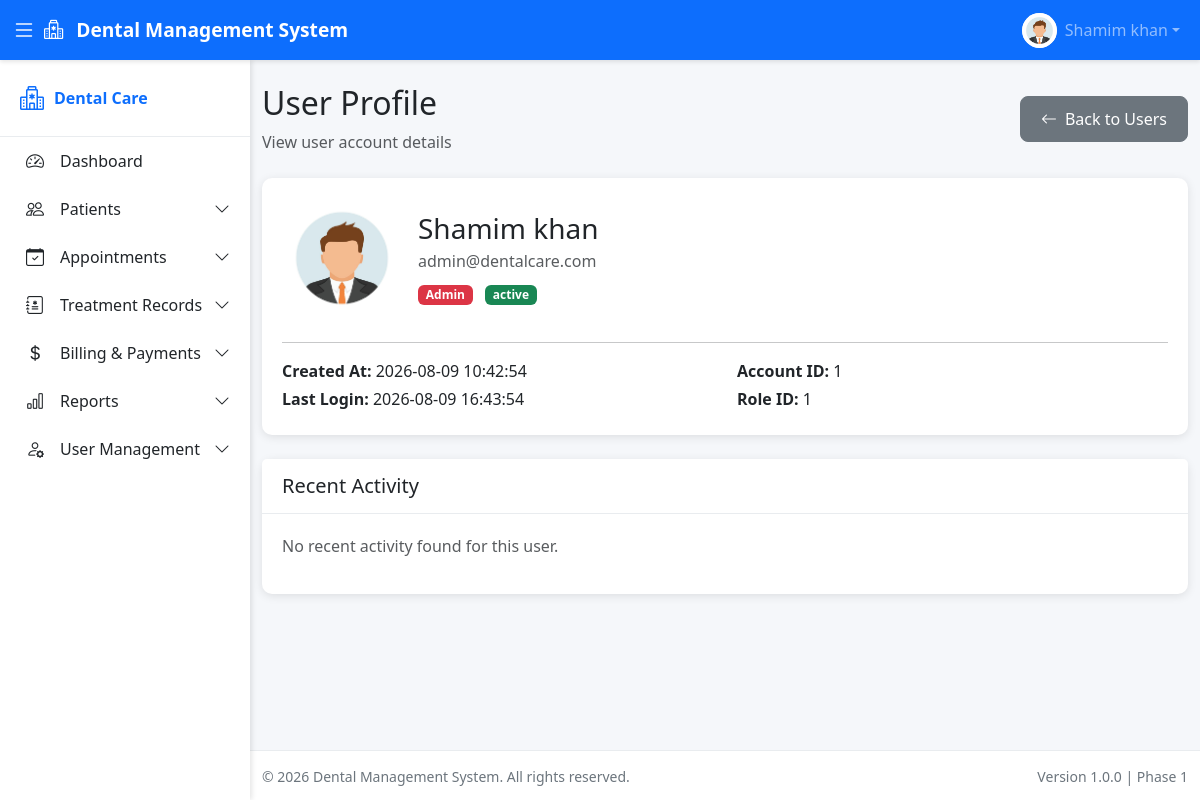
Screenshot of /modules/users/view.php?id=1 (signed in) with the database file from the repository.
### tables this page shows
CREATE TABLE `users` (
  `id` int(11) NOT NULL AUTO_INCREMENT,
  `role_id` int(11) NOT NULL,
  `full_name` varchar(100) NOT NULL,
  `email` varchar(100) NOT NULL,
  `phone` varchar(20) DEFAULT NULL,
  `password` varchar(255) NOT NULL,
  `avatar` varchar(255) DEFAULT NULL,
  `status` enum('active','inactive') DEFAULT 'active',
  `last_login` datetime DEFAULT NULL,
  `created_at` timestamp NOT NULL DEFAULT current_timestamp(),
  `updated_at` timestamp NOT NULL DEFAULT current_timestamp() ON UPDATE current_timestamp(),
  PRIMARY KEY (`id`),
  UNIQUE KEY `email` (`email`),
  KEY `idx_email` (`email`),
  KEY `idx_role_id` (`role_id`),
  CONSTRAINT `users_ibfk_1` FOREIGN KEY (`role_id`) REFERENCES `roles` (`id`)
);

CREATE TABLE `roles` (
  `id` int(11) NOT NULL AUTO_INCREMENT,
  `role_name` varchar(50) NOT NULL,
  `created_at` timestamp NOT NULL DEFAULT current_timestamp(),
  PRIMARY KEY (`id`),
  UNIQUE KEY `role_name` (`role_name`)
);

### modules/users/helpers.php (called while the page is built, shortened)
<?php
function getRoleBadgeClass($roleName) {
    switch ($roleName) {
        case 'Admin':
            return 'bg-danger';
    }
}
function getStatusBadgeClass($status) {
    switch ($status) {
        case 'active':
            return 'bg-success';
    }
}
?>

### modules/users/view.php (the view, shortened to what this page needs)
<?php
require_once __DIR__ . '/helpers.php';
$userId = intval($_GET['id'] ?? 0);
$stmt = $pdo->prepare("SELECT u.*, r.role_name FROM users u JOIN roles r ON u.role_id = r.id WHERE u.id = ?");
$stmt->execute([$userId]);
$userData = $stmt->fetch();
$stmt = $pdo->prepare("SELECT al.id, al.user_id, al.action, al.description, al.ip_address, al.created_at, u.full_name as actor_name
                      FROM activity_logs al
                      JOIN users u ON al.user_id = u.id
                      WHERE al.description LIKE ? OR al.description LIKE ?
                      ORDER BY al.created_at DESC
                      LIMIT 15");
$searchTerm = "%User ID: {$userId}%";
$stmt->execute([$searchTerm, $searchTerm]);
$recentActivity = $stmt->fetchAll();
?>
<?php include __DIR__ . '/../../includes/header.php'; ?>
<div class="d-flex justify-content-between align-items-center mb-4">
    <div>
        <h2>User Profile</h2>
        <p class="text-muted mb-0">View user account details</p>
    </div>
    <a href="<?php echo BASE_URL; ?>modules/users/list.php" class="btn btn-secondary">
        <i class="bi bi-arrow-left me-2"></i>Back to Users
    </a>
</div>
<div class="card mb-4">
    <div class="card-body">
        <div class="d-flex align-items-center mb-4">
            <?php if ($userData['avatar']): ?>
                <img src="<?php echo BASE_URL; ?>assets/images/users/<?php echo htmlspecialchars($userData['avatar']); ?>"
                     alt="Avatar" class="rounded-circle me-3" width="120" height="120">
            <?php endif; ?>
            <div>
                <h3 class="mb-1"><?php echo htmlspecialchars($userData['full_name']); ?></h3>
                <p class="text-muted mb-0"><?php echo htmlspecialchars($userData['email']); ?></p>
                <div class="mt-2">
                    <span class="badge <?php echo getRoleBadgeClass($userData['role_name']); ?>">
                        <?php echo htmlspecialchars($userData['role_name']); ?>
                    </span>
                    <span class="badge <?php echo getStatusBadgeClass($userData['status']); ?> ms-2">
                        <?php echo htmlspecialchars($userData['status']); ?>
                    </span>
                </div>
            </div>
        </div>
        <hr>
        <div class="row">
            <div class="col-md-6">
                <p class="mb-1"><strong>Created At:</strong> <?php echo htmlspecialchars($userData['created_at']); ?></p>
                <p class="mb-1"><strong>Last Login:</strong> <?php echo $userData['last_login'] ? htmlspecialchars($userData['last_login']) : 'Never'; ?></p>
            </div>
            <div class="col-md-6">
                <p class="mb-1"><strong>Account ID:</strong> <?php echo $userData['id']; ?></p>
                <p class="mb-1"><strong>Role ID:</strong> <?php echo $userData['role_id']; ?></p>
            </div>
        </div>
    </div>
</div>
<div class="card">
    <div class="card-header">
        <h5 class="mb-0">Recent Activity</h5>
    </div>
    <div class="card-body">
        <?php if (empty($recentActivity)): ?>
            <p class="text-muted">No recent activity found for this user.</p>
        <?php endif; ?>
    </div>
</div>
<?php include __DIR__ . '/../../includes/footer.php'; ?>

### includes/header.php (shortened to what this page needs)
<?php
$currentUser = [
    'full_name' => $_SESSION['full_name'] ?? 'User',
    'avatar' => $_SESSION['avatar'] ?? null
];
?>
<!DOCTYPE html>
<html lang="en">
<head>
    <link href="https://cdn.jsdelivr.net/npm/bootstrap@5.3.0/dist/css/bootstrap.min.css" rel="stylesheet">
    <link rel="stylesheet" href="https://cdn.jsdelivr.net/npm/bootstrap-icons@1.10.0/font/bootstrap-icons.css">
    <link rel="stylesheet" href="<?php echo BASE_URL; ?>assets/css/style.css">
</head>
<body>
<nav class="navbar navbar-expand-lg navbar-dark bg-primary fixed-top">
    <div class="container-fluid">
        <button class="btn btn-link text-white me-2" id="sidebarToggle">
            <i class="bi bi-list fs-4"></i>
        </button>
        <a class="navbar-brand" href="<?php echo BASE_URL; ?>">
            <i class="bi bi-hospital me-2"></i>
            <?php echo SITE_NAME; ?>
        </a>
        <div class="collapse navbar-collapse" id="navbarNav">
            <ul class="navbar-nav ms-auto align-items-center">
                <li class="nav-item dropdown">
                    <a class="nav-link dropdown-toggle d-flex align-items-center" href="#" id="userDropdown"
                       data-bs-toggle="dropdown">
                        <div class="user-avatar me-2">
                            <?php if ($currentUser['avatar']): ?>
                                <img src="<?php echo BASE_URL; ?>assets/images/users/<?php echo htmlspecialchars($currentUser['avatar']); ?>"
                                     alt="Avatar" class="rounded-circle" width="32" height="32">
                            <?php endif; ?>
                        </div>
                        <span><?php echo htmlspecialchars($currentUser['full_name']); ?></span>
                    </a>
                </li>
            </ul>
        </div>
    </div>
</nav>
<div class="wrapper">
    <aside class="sidebar" id="sidebar">
        <?php include __DIR__ . '/sidebar.php'; ?>
    </aside>
    <main class="main-content">
        <div class="container-fluid py-4">

### assets/css/style.css (style rules this page uses)
:root { --primary-color: #0d6efd; --secondary-color: #6c757d; --success-color: #198754; --warning-color: #ffc107; --danger-color: #dc3545; --info-color: #0dcaf0; --light-color: #f8f9fa; --dark-color: #212529; --sidebar-width: 250px; --sidebar-collapsed-width: 70px; --header-height: 60px; --footer-height: 50px; }
body { font-family: 'Segoe UI', Tahoma, Geneva, Verdana, sans-serif; background-color: #f5f7fa; }
.navbar { height: var(--header-height); box-shadow: 0 2px 4px rgba(0, 0, 0, 0.1); z-index: 10000; }
.navbar-brand { font-weight: 600; font-size: 1.2rem; }
#sidebarToggle { border: none; padding: 0; transition: transform 0.3s ease; }
.user-avatar { width: 35px; height: 35px; border-radius: 50%; overflow: hidden; background-color: var(--light-color); display: flex; align-items: center; justify-content: center; }
.user-avatar img { width: 100%; height: 100%; object-fit: cover; }
.wrapper { display: flex; min-height: calc(100vh - var(--header-height) - var(--footer-height)); margin-top: var(--header-height); }
.sidebar { width: var(--sidebar-width); background: white; box-shadow: 2px 0 5px rgba(0, 0, 0, 0.1); position: fixed; top: var(--header-height); left: 0; height: calc(100vh - var(--header-height)); overflow-y: auto; transition: width 0.3s ease; z-index: 999; }
.main-content { flex: 1; margin-left: var(--sidebar-width); transition: margin-left 0.3s ease; min-height: calc(100vh - var(--header-height) - var(--footer-height)); }
.card { border: none; border-radius: 10px; box-shadow: 0 2px 10px rgba(0, 0, 0, 0.1); margin-bottom: 20px; }
.card-header { background-color: white; border-bottom: 1px solid #e9ecef; padding: 15px 20px; border-radius: 10px 10px 0 0; }
.card-body { padding: 20px; }
.btn { border-radius: 8px; padding: 10px 20px; font-weight: 500; }

### rows the page displays
users: avatar (picture), full_name "Shamim khan", email "admin@dentalcare.com", role.role_name "Admin", status "active", created_at "2026-08-09 10:42:54", last_login "2026-08-09 16:43:54", id "1", role "1"

### other values shown
SITE_NAME "Dental Management System"
$item['label'] "Dashboard"
$item['label'] "Patients"
$item['label'] "Appointments"
$item['label'] "Treatment Records"
$item['label'] "Billing & Payments"
$item['label'] "Reports"
$item['label'] "User Management"
